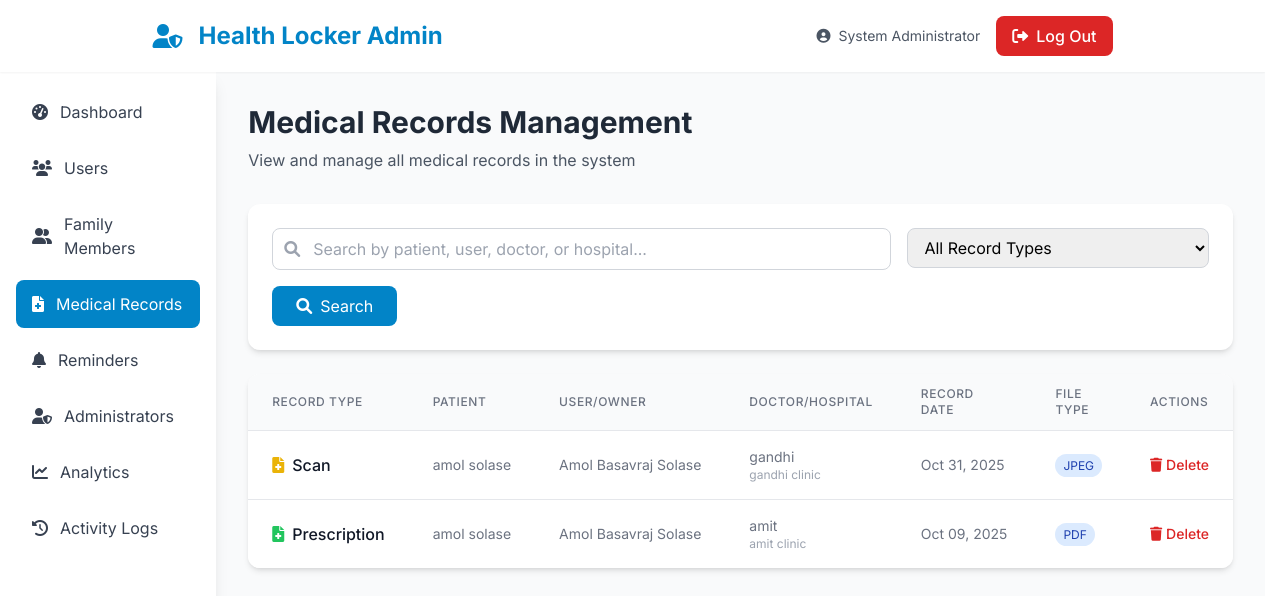
The page /admin/medical_records.php (signed in) on the database its author committed.
### tables this page shows
CREATE TABLE `medical_records` (
  `id` int(11) NOT NULL,
  `member_id` int(11) NOT NULL,
  `record_type` varchar(100) NOT NULL,
  `record_date` date NOT NULL,
  `doctor_name` varchar(255) DEFAULT NULL,
  `hospital_name` varchar(255) DEFAULT NULL,
  `file_path` varchar(512) NOT NULL,
  `file_type` varchar(50) DEFAULT NULL,
  `notes` text DEFAULT NULL,
  `created_at` timestamp NOT NULL DEFAULT current_timestamp()
);

CREATE TABLE `family_members` (
  `id` int(11) NOT NULL,
  `user_id` int(11) NOT NULL,
  `first_name` varchar(100) NOT NULL,
  `last_name` varchar(100) NOT NULL,
  `date_of_birth` date DEFAULT NULL,
  `relation` varchar(50) DEFAULT NULL,
  `blood_type` varchar(5) DEFAULT NULL,
  `known_allergies` text DEFAULT NULL,
  `created_at` timestamp NOT NULL DEFAULT current_timestamp()
);

CREATE TABLE `users` (
  `id` int(11) NOT NULL,
  `name` varchar(255) NOT NULL,
  `email` varchar(255) NOT NULL,
  `password` varchar(255) NOT NULL,
  `created_at` timestamp NOT NULL DEFAULT current_timestamp()
);

### admin/medical_records.php (the view, shortened to what this page needs)
<?php
require_once '../config/config.php';
$admin_name = $_SESSION['admin_name'] ?? 'Admin';
$search = isset($_GET['search']) ? $_GET['search'] : '';
$records = [];
try {
    $sql = "
        SELECT mr.id, mr.record_type, mr.record_date, mr.doctor_name, mr.hospital_name,
               mr.file_type, mr.created_at,
               fm.first_name, fm.last_name,
               u.name as user_name, u.email as user_email
        FROM medical_records mr
        JOIN family_members fm ON mr.member_id = fm.id
        JOIN users u ON fm.user_id = u.id
        WHERE 1=1
    ";
    $params = [];
    $sql .= " ORDER BY mr.created_at DESC";
    $stmt = $pdo->prepare($sql);
    $stmt->execute($params);
    $records = $stmt->fetchAll(PDO::FETCH_ASSOC);
} catch (PDOException $e) {
    $message = "Error fetching medical records: " . $e->getMessage();
    $message_type = 'error';
}
?>
<!DOCTYPE html>
<html lang="en">
<head>
    <script src="https://cdn.tailwindcss.com"></script>
    <link rel="stylesheet" href="https://cdnjs.cloudflare.com/ajax/libs/font-awesome/6.0.0/css/all.min.css">
</head>
<body class="bg-gray-50 font-sans">
    <header class="bg-white shadow-sm sticky top-0 z-50">
        <div class="container mx-auto px-4 sm:px-6 lg:px-8">
            <nav class="flex justify-between items-center py-4">
                <div class="flex items-center space-x-4">
                    <i class="fas fa-user-shield text-2xl text-primary-600"></i>
                    <a href="dashboard.php" class="text-2xl font-bold text-primary-600">Health Locker Admin</a>
                </div>
                <div class="flex items-center space-x-4">
                    <span class="text-gray-600 text-sm"><i class="fas fa-user-circle mr-2"></i><?php echo htmlspecialchars($admin_name); ?></span>
                    <a href="logout.php" class="px-4 py-2 bg-red-600 text-white rounded-lg hover:bg-red-700 transition-colors duration-200 font-medium">
                        <i class="fas fa-sign-out-alt mr-2"></i>Log Out
                    </a>
                </div>
            </nav>
        </div>
    </header>
    <div class="flex">
        <aside class="w-64 bg-white shadow-lg min-h-screen">
            <nav class="p-4">
                <ul class="space-y-2">
                    <li>
                        <a href="dashboard.php" class="flex items-center px-4 py-3 text-gray-700 hover:bg-primary-50 hover:text-primary-600 rounded-lg transition-colors">
                            <i class="fas fa-tachometer-alt mr-3"></i>
                            Dashboard
                        </a>
                    </li>
                    <li>
                        <a href="users.php" class="flex items-center px-4 py-3 text-gray-700 hover:bg-primary-50 hover:text-primary-600 rounded-lg transition-colors">
                            <i class="fas fa-users mr-3"></i>
                            Users
                        </a>
                    </li>
                    <li>
                        <a href="family_members.php" class="flex items-center px-4 py-3 text-gray-700 hover:bg-primary-50 hover:text-primary-600 rounded-lg transition-colors">
                            <i class="fas fa-user-friends mr-3"></i>
                            Family Members
                        </a>
                    </li>
                    <li>
                        <a href="medical_records.php" class="flex items-center px-4 py-3 text-white bg-primary-600 rounded-lg">
                            <i class="fas fa-file-medical mr-3"></i>
                            Medical Records
                        </a>
                    </li>
                    <li>
                        <a href="reminders.php" class="flex items-center px-4 py-3 text-gray-700 hover:bg-primary-50 hover:text-primary-600 rounded-lg transition-colors">
                            <i class="fas fa-bell mr-3"></i>
                            Reminders
                        </a>
                    </li>
                    <li>
                        <a href="admins.php" class="flex items-center px-4 py-3 text-gray-700 hover:bg-primary-50 hover:text-primary-600 rounded-lg transition-colors">
                            <i class="fas fa-user-shield mr-3"></i>
                            Administrators
                        </a>
                    </li>
                    <li>
                        <a href="analytics.php" class="flex items-center px-4 py-3 text-gray-700 hover:bg-primary-50 hover:text-primary-600 rounded-lg transition-colors">
                            <i class="fas fa-chart-line mr-3"></i>
                            Analytics
                        </a>
                    </li>
                    <li>
                        <a href="activity_logs.php" class="flex items-center px-4 py-3 text-gray-700 hover:bg-primary-50 hover:text-primary-600 rounded-lg transition-colors">
                            <i class="fas fa-history mr-3"></i>
                            Activity Logs
                        </a>
                    </li>
                </ul>
            </nav>
        </aside>
        <main class="flex-1 p-8">
            <div class="mb-8">
                <h1 class="text-3xl font-bold text-gray-800">Medical Records Management</h1>
                <p class="text-gray-600 mt-2">View and manage all medical records in the system</p>
            </div>
            <div class="bg-white rounded-xl shadow-md p-6 mb-6">
                <form method="GET" action="medical_records.php" class="grid grid-cols-1 md:grid-cols-3 gap-4">
                    <div class="md:col-span-2">
                        <div class="relative">
                            <div class="absolute inset-y-0 left-0 pl-3 flex items-center pointer-events-none">
                            </div>
                            <input
                                type="text"
                                name="search"
                                value="<?php echo htmlspecialchars($search); ?>"
                                placeholder="Search by patient, user, doctor, or hospital..."
                                class="pl-10 w-full py-2 px-3 border border-gray-300 rounded-lg focus:outline-none focus:ring-2 focus:ring-primary-500 focus:border-primary-500"
                            >
                        </div>
                    </div>
                    <div>
                        <select name="record_type" class="w-full py-2 px-3 border border-gray-300 rounded-lg focus:outline-none focus:ring-2 focus:ring-primary-500 focus:border-primary-500">
                            <option value="">All Record Types</option>
                        </select>
                    </div>
                    <div class="md:col-span-3 flex space-x-3">
                        <button type="submit" class="px-6 py-2 bg-primary-600 text-white rounded-lg hover:bg-primary-700 transition-colors">
                            <i class="fas fa-search mr-2"></i>Search
                        </button>
                    </div>
                </form>
            </div>
            <div class="bg-white rounded-xl shadow-md overflow-hidden">
                <div class="overflow-x-auto">
                    <table class="min-w-full divide-y divide-gray-200">
                        <thead class="bg-gray-50">
                            <tr>
                                <th class="px-6 py-3 text-left text-xs font-medium text-gray-500 uppercase tracking-wider">Record Type</th>
                                <th class="px-6 py-3 text-left text-xs font-medium text-gray-500 uppercase tracking-wider">Patient</th>
                                <th class="px-6 py-3 text-left text-xs font-medium text-gray-500 uppercase tracking-wider">User/Owner</th>
                                <th class="px-6 py-3 text-left text-xs font-medium text-gray-500 uppercase tracking-wider">Doctor/Hospital</th>
                                <th class="px-6 py-3 text-left text-xs font-medium text-gray-500 uppercase tracking-wider">Record Date</th>
                                <th class="px-6 py-3 text-left text-xs font-medium text-gray-500 uppercase tracking-wider">File Type</th>
                                <th class="px-6 py-3 text-left text-xs font-medium text-gray-500 uppercase tracking-wider">Actions</th>
                            </tr>
                        </thead>
                        <tbody class="bg-white divide-y divide-gray-200">
                            <?php if (!empty($records)): ?>
                                <?php foreach ($records as $record): ?>
                                    <tr class="hover:bg-gray-50 transition-colors">
                                        <td class="px-6 py-4 whitespace-nowrap">
                                            <?php
                                            $iconClass = 'text-gray-500';
                                            switch ($record['record_type']) {
                                                case 'Prescription': $iconClass = 'text-green-500'; break;
                                                case 'Scan': $iconClass = 'text-yellow-500'; break;
                                            }
                                            ?>
                                            <div class="flex items-center">
                                                <i class="fas fa-file-medical mr-2 <?php echo $iconClass; ?>"></i>
                                                <span class="font-medium text-gray-900"><?php echo htmlspecialchars($record['record_type']); ?></span>
                                            </div>
                                        </td>
                                        <td class="px-6 py-4 whitespace-nowrap text-sm text-gray-500">
                                            <?php echo htmlspecialchars($record['first_name'] . ' ' . $record['last_name']); ?>
                                        </td>
                                        <td class="px-6 py-4 whitespace-nowrap text-sm text-gray-500">
                                            <?php echo htmlspecialchars($record['user_name']); ?>
                                        </td>
                                        <td class="px-6 py-4 text-sm text-gray-500">
                                            <?php if (!empty($record['doctor_name'])): ?>
                                                <div><?php echo htmlspecialchars($record['doctor_name']); ?></div>
                                            <?php endif; ?>
                                            <?php if (!empty($record['hospital_name'])): ?>
                                                <div class="text-xs text-gray-400"><?php echo htmlspecialchars($record['hospital_name']); ?></div>
                                            <?php endif; ?>
                                        </td>
                                        <td class="px-6 py-4 whitespace-nowrap text-sm text-gray-500">
                                            <?php echo date('M d, Y', strtotime($record['record_date'])); ?>
                                        </td>
                                        <td class="px-6 py-4 whitespace-nowrap text-sm">
                                            <span class="px-2 py-1 bg-blue-100 text-blue-800 rounded-full text-xs uppercase">
                                                <?php echo htmlspecialchars($record['file_type']); ?>
                                            </span>
                                        </td>
                                        <td class="px-6 py-4 whitespace-nowrap text-sm font-medium space-x-2">
                                            <button onclick="confirmDelete(<?php echo $record['id']; ?>, '<?php echo htmlspecialchars($record['record_type']); ?>')" class="text-red-600 hover:text-red-900">
                                                <i class="fas fa-trash"></i> Delete
                                            </button>
                                        </td>
                                    </tr>
                                <?php endforeach; ?>
                            <?php endif; ?>
                        </tbody>
                    </table>
                </div>
            </div>
        </main>
    </div>
</body>
</html>

### rows shown on the page
medical_records: record_type "Scan", member.last_name "amol solase", users.name "Amol Basavraj Solase", doctor_name "gandhi", hospital_name "gandhi clinic", record_date "Oct 31, 2025", file_type "JPEG"
medical_records: record_type "Prescription", member.last_name "amol solase", users.name "Amol Basavraj Solase", doctor_name "amit", hospital_name "amit clinic", record_date "Oct 09, 2025", file_type "PDF"

### other values the page prints
$admin_name "System Administrator"
